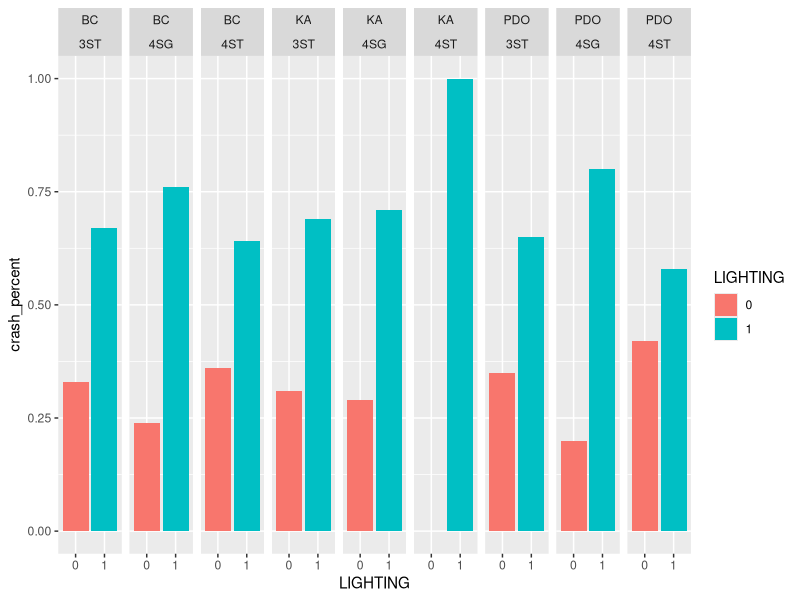
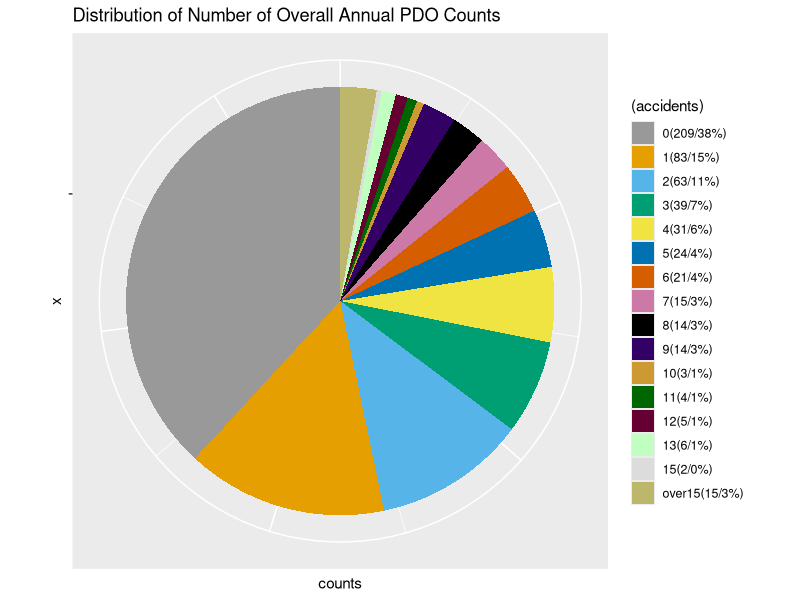
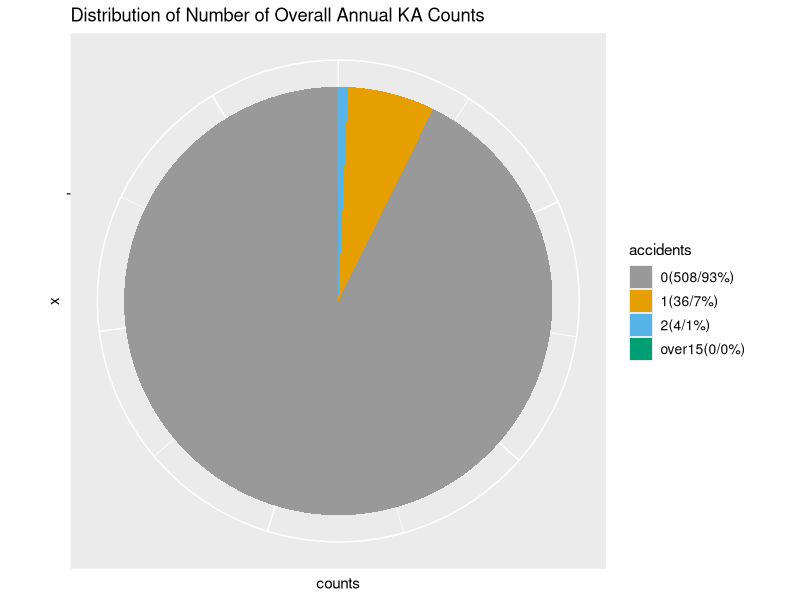
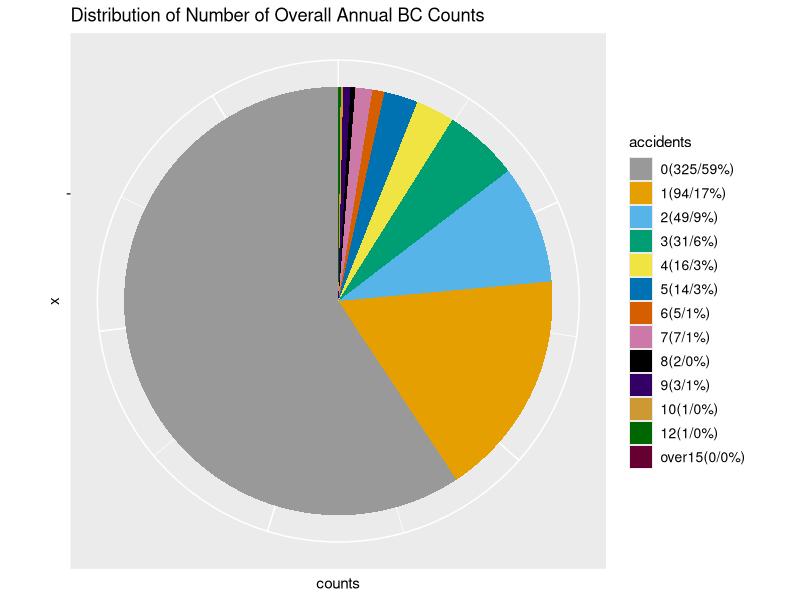
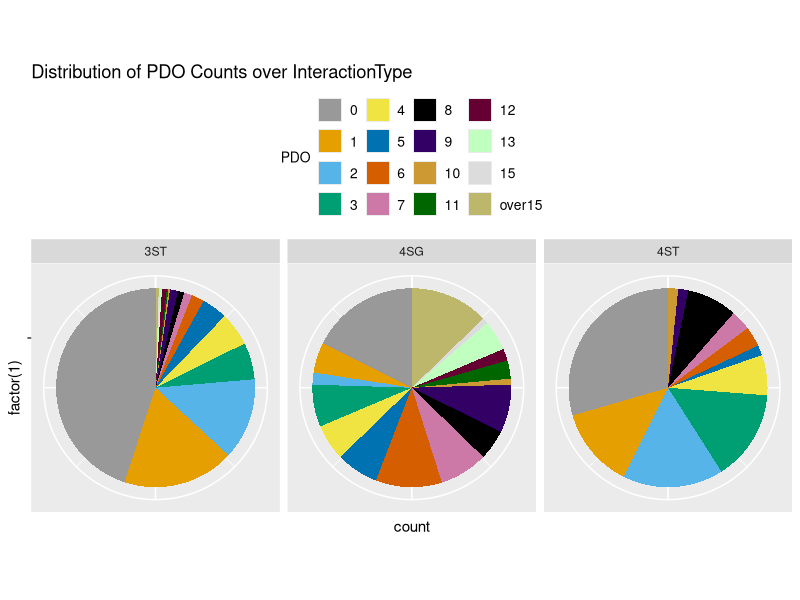
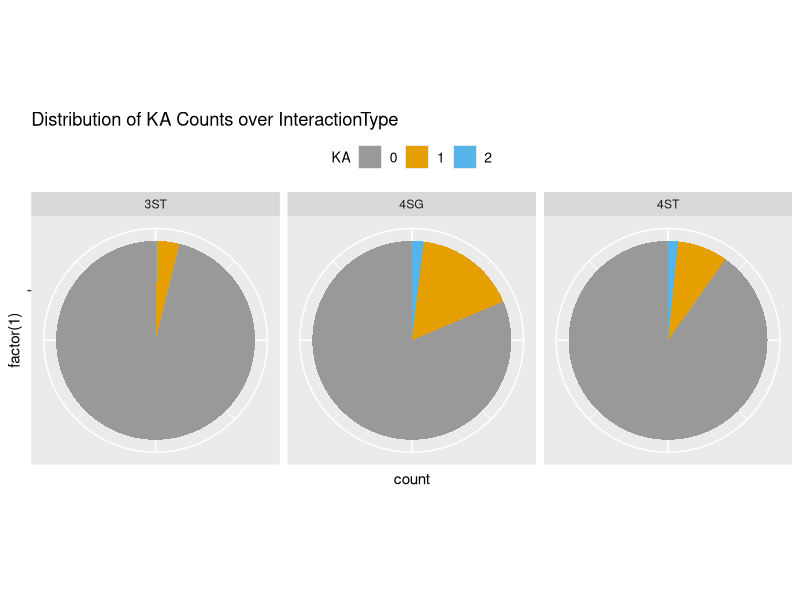
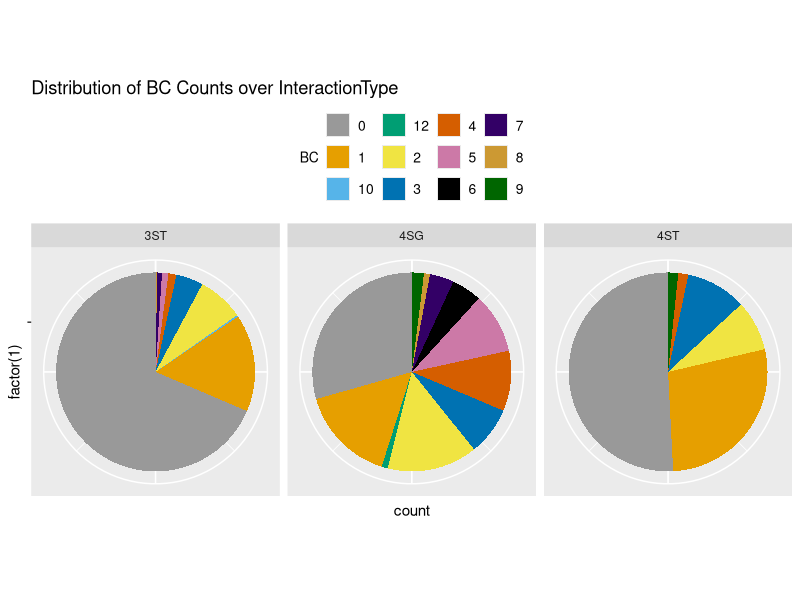
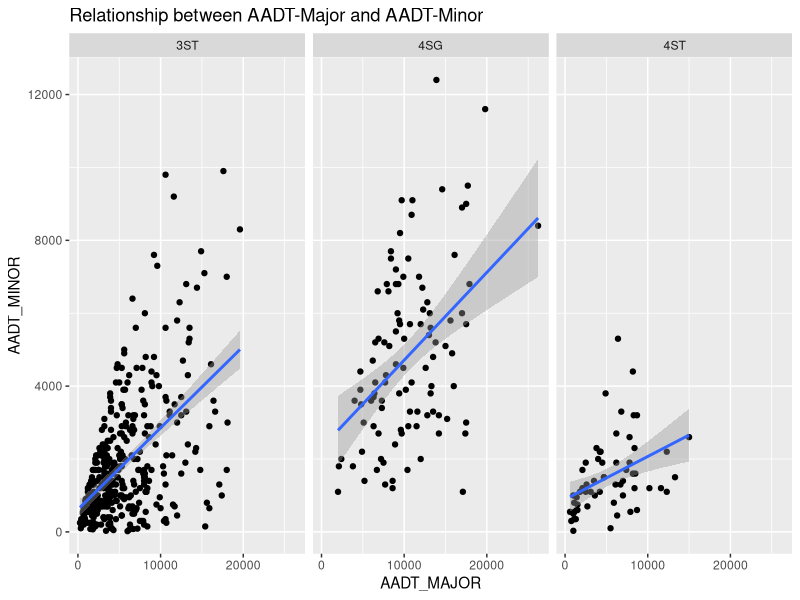

Here is the R script that generated these plots, in order: (Note: this script raises an error after producing the figures.)
## ---- chunk 1
library(tidyverse)
library(gridExtra)
dat_1 = read.csv('./../data/3ST.csv')
dat_2 = read.csv('./../data/4ST.csv')
dat_3 = read.csv('./../data/4SG.csv')
dat_all = rbind(dat_1,dat_2,dat_3)
dat_all$INTERTYPE = c(rep('3ST',nrow(dat_1)),rep('4ST',nrow(dat_2)),rep('4SG',nrow(dat_3)))
## ---- chunk 2
cbPalette <- c("#999999", "#E69F00", "#56B4E9", "#009E73",
               "#F0E442","#0072B2","#D55E00","#CC79A7",
               "#000000","#330066","#CC9933","#006600",
               "#660033","#C1FFC1","#DCDCDC","#BDB76B","#FFD39B"
               )

tab1 = table(dat_all$PDO)
over15 = sum(tab1[which(as.numeric(names(tab1))>15)])
tab1 = tab1[which(as.numeric(names(tab1))<=15)]
accidents = c(names(tab1),'over15')
accidents=factor(accidents,levels=c("0" ,"1", "2", "3", "4", "5", "6" ,"7" ,"8" ,"9", "10", "11", "12", "13", "15","over15"))
tab1 = data.frame(counts=c(as.vector(tab1),over15),accidents=accidents)
tab1 = tab1 %>% mutate(labels=
           paste(accidents,"(",counts,"/",round(counts/sum(counts),2)*100,"%",")",sep=""))
p111 = ggplot(tab1,aes(x="",y=counts,fill=(accidents)))+
  geom_bar(stat='identity')+coord_polar("y")+
  scale_fill_manual(values =cbPalette,labels=tab1$labels)+
  theme(legend.text = element_text(size = 9),axis.text = element_blank())+
  ggtitle("Distribution of Number of Overall Annual PDO Counts")
png(file="./../../report/image/p1.png")
p111
dev.off()
## ---- chunk 3
tab1 = table(dat_all$KA)
over15 = sum(tab1[which(as.numeric(names(tab1))>15)])
tab1 = tab1[which(as.numeric(names(tab1))<=15)]
accidents = c(names(tab1),'over15')
accidents=factor(accidents,levels=c(names(tab1),'over15'))
tab1 = data.frame(counts=c(as.vector(tab1),over15),accidents)
tab1 = tab1 %>% mutate(labels=
           paste(accidents,"(",counts,"/",round(counts/sum(counts),2)*100,"%",")",sep=""))
p112 = ggplot(tab1,aes(x="factor(1)",y=counts,fill=accidents))+
  geom_bar(stat='identity')+coord_polar("y")+
  scale_fill_manual(values =cbPalette,labels=tab1$labels)+
  theme(legend.text = element_text(size = 10),axis.text = element_blank())+
  ggtitle("Distribution of Number of Overall Annual KA Counts")
png(file="./../../report/image/p112.png")
p112
dev.off()
## ---- chunk 4
tab1 = table(dat_all$BC)
over15 = sum(tab1[which(as.numeric(names(tab1))>15)])
tab1 = tab1[which(as.numeric(names(tab1))<=15)]
accidents = c(names(tab1),'over15')
accidents=factor(accidents,levels=c(names(tab1),'over15'))
tab1 = data.frame(counts=c(as.vector(tab1),over15),accidents)
tab1 = tab1 %>% mutate(labels=
           paste(accidents,"(",counts,"/",round(counts/sum(counts),2)*100,"%",")",sep=""))
p113 = ggplot(tab1,aes(x="factor(1)",y=counts,fill=accidents))+
  geom_bar(stat='identity')+coord_polar("y")+
  scale_fill_manual(values =cbPalette,labels=tab1$labels)+
  theme(legend.text = element_text(size = 10),axis.text = element_blank())+
  ggtitle("Distribution of Number of Overall Annual BC Counts")
png(file="./../../report/image/p113.png")
p113
dev.off()
## ---- chunk 5
library(data.table)
dat_1_trans = dat_1 %>% gather(PDO,KA,BC,key='crashtype',value='counts')%>%
  rowwise %>% mutate(counts = ifelse(counts==0,list(0),list(1:counts))) %>% unnest(counts) %>%
  mutate(counts = as.numeric(counts>0))
dat_2_trans = dat_2 %>% gather(PDO,KA,BC,key='crashtype',value='counts')%>%
  rowwise %>% mutate(counts = ifelse(counts==0,list(0),list(1:counts))) %>% unnest(counts) %>%
  mutate(counts = as.numeric(counts>0))
dat_3_trans = dat_3 %>% gather(PDO,KA,BC,key='crashtype',value='counts')%>%
  rowwise %>% mutate(counts = ifelse(counts==0,list(0),list(1:counts))) %>% unnest(counts) %>%
  mutate(counts = as.numeric(counts>0))
dat_all_trans = rbind(dat_1_trans,dat_2_trans,dat_3_trans)
dat_all_trans$intertype = c(rep('3ST',nrow(dat_1_trans)),rep('4ST',nrow(dat_2_trans)),rep('4SG',nrow(dat_3_trans)))
## ---- chunk 6
datplot = dat_all
datplot$PDO[which(datplot$PDO>15)] = 'over15'
datplot$PDO=factor(datplot$PDO,levels=c(as.character(0:15),'over15'))
p121_PDO = ggplot(datplot,aes(x=factor(1),fill=PDO))+
  geom_bar(position = 'fill')+
  coord_polar("y")+
  scale_fill_manual(values =cbPalette )+
  facet_wrap(~INTERTYPE)+
  theme(legend.text = element_text(size = 10),
        axis.text = element_blank(),
        legend.position = 'top',
        legend.title=element_text(size=10))+
  ggtitle("Distribution of PDO Counts over InteractionType")
png(file="./../../report/image/p121_PDO.png")
p121_PDO
dev.off()
## ---- chunk 7
datplot = dat_all
datplot$KA[which(datplot$KA>15)] = 'over15'
datplot$PDO=factor(datplot$PDO,levels=c(as.character(0:15),'over15'))
p121_KA = ggplot(datplot,aes(x=factor(1),fill=KA))+
  geom_bar(position = 'fill')+
  coord_polar("y")+
  scale_fill_manual(values =cbPalette )+
  facet_wrap(~INTERTYPE)+
  theme(legend.text = element_text(size = 10),
        axis.text = element_blank(),
        legend.position = 'top',
        legend.title=element_text(size=10))+
  ggtitle("Distribution of KA Counts over InteractionType")
png(file="./../../report/image/p121_KA.png")
p121_KA
dev.off()
## ---- chunk 8
datplot = dat_all
datplot$BC[which(datplot$BC>15)] = 'over15'
datplot$PDO=factor(datplot$PDO,levels=c(as.character(0:15),'over15'))
p121_BC = ggplot(datplot,aes(x=factor(1),fill=BC))+
  geom_bar(position = 'fill')+
  coord_polar("y")+
  scale_fill_manual(values =cbPalette )+
  facet_wrap(~INTERTYPE)+
  theme(legend.text = element_text(size = 10),
        axis.text = element_blank(),
        legend.position = 'top',
        legend.title=element_text(size=10))+
  ggtitle("Distribution of BC Counts over InteractionType")
png(file="./../../report/image/p121_BC.png")
p121_BC
dev.off()
## ---- chunk 9
g1 = dat_all %>% ggplot(aes(AADT_MAJOR,AADT_MINOR))+geom_point()+
  geom_smooth(method='lm')+ggtitle('Relationship between AADT-Major and AADT-Minor')+facet_grid(~INTERTYPE)
ggsave(file="./../../report/image/major_minor.png", g1)
cor(dat_all$AADT_MAJOR,dat_all$AADT_MINOR)
dat_all%>% group_by(INTERTYPE) %>% summarise(r=cor(AADT_MAJOR,AADT_MINOR))
## ---- chunk 10
p122_overall_pdo = dat_all %>% mutate(PDO_ACCIDENT=as.numeric(PDO>0)) %>% 
  ggplot(aes(y=AADT_MAJOR))+geom_boxplot(notch=TRUE)+facet_grid(.~PDO_ACCIDENT)+ggtitle("PDO vs AADT_MAJOR")
ggsave(file="./../../report/image/major_all_pdo.png", p122_overall_pdo)

p122_overall_ka = dat_all %>% mutate(PDO_ACCIDENT=as.numeric(KA>0)) %>% 
  ggplot(aes(y=AADT_MAJOR))+geom_boxplot(notch=TRUE)+facet_grid(.~PDO_ACCIDENT)+ggtitle("KA vs AADT_MAJOR")

p122_overall_bc = dat_all %>% mutate(PDO_ACCIDENT=as.numeric(BC>0)) %>% 
  ggplot(aes(y=AADT_MAJOR))+geom_boxplot(notch=TRUE)+facet_grid(.~PDO_ACCIDENT)+ggtitle("BC vs AADT_MAJOR")
## ---- chunk 11
p122_pdo = dat_all %>% mutate(PDO_ACCIDENT=as.numeric(PDO>0)) %>% 
  ggplot(aes(y=AADT_MAJOR))+geom_boxplot(notch=TRUE)+facet_grid(INTERTYPE~PDO_ACCIDENT)+ggtitle("PDO vs AADT_MAJOR across InteractionType")

p122_ka = dat_all %>% mutate(PDO_ACCIDENT=as.numeric(KA>0)) %>% 
  ggplot(aes(y=AADT_MAJOR))+geom_boxplot(notch=TRUE)+facet_grid(INTERTYPE~PDO_ACCIDENT)+ggtitle("KA vs AADT_MAJOR across InteractionType")
ggsave(file="./../../report/image/major_ka.png", p122_ka)

p122_bc = dat_all %>% mutate(PDO_ACCIDENT=as.numeric(BC>0)) %>% 
  ggplot(aes(y=AADT_MAJOR))+geom_boxplot(notch=TRUE)+facet_grid(INTERTYPE~PDO_ACCIDENT)+ggtitle("BC vs AADT_MAJOR across InteractionType")
ggsave(file="./../../report/image/major_bc.png", p122_bc)
## ---- chunk 12
p123_overall_pdo = dat_all %>% mutate(PDO_ACCIDENT=as.numeric(PDO>0)) %>% 
  ggplot(aes(y=AADT_MINOR))+geom_boxplot(notch=TRUE)+facet_grid(.~PDO_ACCIDENT)+ggtitle("PDO vs AADT_MINOR")
ggsave(file="./../../report/image/minor_all_pdo.png", p123_overall_pdo)

p123_overall_ka = dat_all %>% mutate(PDO_ACCIDENT=as.numeric(KA>0)) %>% 
  ggplot(aes(y=AADT_MINOR))+geom_boxplot(notch=TRUE)+facet_grid(.~PDO_ACCIDENT)+ggtitle("KA vs AADT_MINOR")

p123_overall_bc = dat_all %>% mutate(PDO_ACCIDENT=as.numeric(BC>0)) %>% 
  ggplot(aes(y=AADT_MINOR))+geom_boxplot(notch=TRUE)+facet_grid(.~PDO_ACCIDENT)+ggtitle("BC vs AADT_MINOR")
## ---- chunk 13
P123_pdo = dat_all %>% mutate(PDO_ACCIDENT=as.numeric(PDO>0)) %>% 
  ggplot(aes(y=AADT_MINOR))+geom_boxplot(notch=TRUE)+facet_grid(INTERTYPE~PDO_ACCIDENT)+ggtitle("PDO vs AADT_MINOR across InteractionType")
ggsave(file="./../../report/image/minor_pdo.png", P123_pdo)

P123_ka = dat_all %>% mutate(PDO_ACCIDENT=as.numeric(KA>0)) %>% 
  ggplot(aes(y=AADT_MINOR))+geom_boxplot(notch=TRUE)+facet_grid(INTERTYPE~PDO_ACCIDENT)+ggtitle("KA vs AADT_MINOR across InteractionType")

P123_bc = dat_all %>% mutate(PDO_ACCIDENT=as.numeric(BC>0)) %>% 
  ggplot(aes(y=AADT_MINOR))+geom_boxplot(notch=TRUE)+facet_grid(INTERTYPE~PDO_ACCIDENT)+ggtitle("BC vs AADT_MINOR across InteractionType")
## ---- chunk 14
p123_overall_pdo = dat_all %>% mutate(PDO_ACCIDENT=as.numeric(PDO>0)) %>% 
  ggplot(aes(y=SKEW_ANGLE))+geom_boxplot(notch=TRUE)+facet_grid(.~PDO_ACCIDENT)+ggtitle("PDO vs SKEW_ANGLE")
ggsave(file="./../../report/image/angle_all_pdo.png", p123_overall_pdo)

p123_overall_ka = dat_all %>% mutate(PDO_ACCIDENT=as.numeric(KA>0)) %>% 
  ggplot(aes(y=SKEW_ANGLE))+geom_boxplot(notch=TRUE)+facet_grid(.~PDO_ACCIDENT)+ggtitle("KA vs SKEW_ANGLE")

p123_overall_bc = dat_all %>% mutate(PDO_ACCIDENT=as.numeric(BC>0)) %>% 
  ggplot(aes(y=SKEW_ANGLE))+geom_boxplot(notch=TRUE)+facet_grid(.~PDO_ACCIDENT)+ggtitle("BC vs SKEW_ANGLE")
## ---- chunk 15
p123_pdo = dat_all %>% mutate(PDO_ACCIDENT=as.numeric(PDO>0)) %>% 
  ggplot(aes(y=SKEW_ANGLE))+geom_boxplot(notch=TRUE)+facet_grid(INTERTYPE~PDO_ACCIDENT)+ggtitle("PDO vs SKEW_ANGLE across InteractionType")
ggsave(file="./../../report/image/angle_pdo.png", p123_pdo)

p123_ka = dat_all %>% mutate(PDO_ACCIDENT=as.numeric(KA>0)) %>% 
  ggplot(aes(y=SKEW_ANGLE))+geom_boxplot(notch=TRUE)+facet_grid(INTERTYPE~PDO_ACCIDENT)+ggtitle("KA vs SKEW_ANGLE across InteractionType")

p123_bc = dat_all %>% mutate(PDO_ACCIDENT=as.numeric(BC>0)) %>% 
  ggplot(aes(y=SKEW_ANGLE))+geom_boxplot(notch=TRUE)+facet_grid(INTERTYPE~PDO_ACCIDENT)+ggtitle("BC vs SKEW_ANGLE across InteractionType")
## ---- chunk 16
dat_all$crash = as.numeric((dat_all$PDO+dat_all$BC+dat_all$KA)>0)

getcatgraph <- function(v,crash){
  if(crash=='PDO'){a=25;b=0.5}
  if(crash=='KA'){a=3;b=1}
  if(crash=='BC'){a=20;b=1}
  if(crash=='crash'){a=2;b=1}
  g1 = dat_all %>% filter(!!sym(v)==0) %>% group_by(!!sym(crash)) %>% summarise(count=n()) %>% mutate(percent=round(count/sum(count),2)) %>% ggplot(aes(x=!!sym(crash),y=percent))+
    geom_bar(stat='identity')+coord_flip()+xlim(c(-1,a))+ylim(c(0,b))+
    ggtitle(c(paste("Distribution of overall",as.character(crash),"Counts without",as.character(v))))
  g2 = dat_all %>% filter(!!sym(v)==1) %>% group_by(!!sym(crash)) %>% summarise(count=n()) %>% mutate(percent=round(count/sum(count),2)) %>% ggplot(aes(x=!!sym(crash),y=percent))+
    geom_bar(stat='identity')+coord_flip()+xlim(c(-1,a))+ylim(c(0,b))+
    ggtitle(c(paste("Distribution of overall",as.character(crash),"Counts with",as.character(v))))
  
  g <- arrangeGrob(g1,g2,nrow=2) 
  ggsave(file=paste("./../../image/",as.character(v),"_all_",as.character(crash),".png",sep=""), g)
  
  
  g1 = dat_all %>% filter(!!sym(v)==0,INTERTYPE=='3ST') %>% group_by(!!sym(crash)) %>% summarise(count=n()) %>% mutate(percent=round(count/sum(count),2)) %>% ggplot(aes(x=!!sym(crash),y=percent))+
    geom_bar(stat='identity')+coord_flip()+xlim(c(-1,a))+ylim(c(0,b))+
    ggtitle(paste("Distribution of 3ST",as.character(crash),"Counts without",as.character(v)))
  g2 = dat_all %>% filter(!!sym(v)==1,INTERTYPE=='3ST') %>% group_by(!!sym(crash)) %>% summarise(count=n()) %>% mutate(percent=round(count/sum(count),2)) %>% ggplot(aes(x=!!sym(crash),y=percent))+
    geom_bar(stat='identity')+coord_flip()+xlim(c(-1,a))+ylim(c(0,b))+
    ggtitle(paste("Distribution of 3ST",as.character(crash),"Counts with",as.character(v)))
  
  g <- arrangeGrob(g1,g2,nrow=2)
  ggsave(file=paste("./../../image/",v,"_3ST_",crash,".png",sep=""), g)
  
  g1 = dat_all %>% filter(!!sym(v)==0,INTERTYPE=='4ST') %>% group_by(!!sym(crash)) %>% summarise(count=n()) %>% mutate(percent=round(count/sum(count),2)) %>% ggplot(aes(x=!!sym(crash),y=percent))+
    geom_bar(stat='identity')+coord_flip()+xlim(c(-1,a))+ylim(c(0,b))+
    ggtitle(paste("Distribution of 4ST",crash,"Counts without",v))
  g2 = dat_all %>% filter(!!sym(v)==1,INTERTYPE=='4ST') %>% group_by(!!sym(crash)) %>% summarise(count=n()) %>% mutate(percent=round(count/sum(count),2)) %>% ggplot(aes(x=!!sym(crash),y=percent))+
    geom_bar(stat='identity')+coord_flip()+xlim(c(-1,a))+ylim(c(0,b))+
    ggtitle(paste("Distribution of 4ST",crash,"Counts with",v))
  
  g <- arrangeGrob(g1,g2,nrow=2)
  ggsave(file=paste("./../../image/",v,"_4ST_",crash,".png",sep=""), g)
  
  g1 = dat_all %>% filter(!!sym(v)==0,INTERTYPE=='4SG') %>% group_by(!!sym(crash)) %>% summarise(count=n()) %>% mutate(percent=round(count/sum(count),2)) %>% ggplot(aes(x=!!sym(crash),y=percent))+
    geom_bar(stat='identity')+coord_flip()+xlim(c(-1,a))+ylim(c(0,b))+
    ggtitle(paste("Distribution of 4SG",crash,"Counts without",v))
  g2 = dat_all %>% filter(!!sym(v)==1,INTERTYPE=='4SG') %>% group_by(!!sym(crash)) %>% summarise(count=n()) %>% mutate(percent=round(count/sum(count),2)) %>% ggplot(aes(x=!!sym(crash),y=percent))+
    geom_bar(stat='identity')+coord_flip()+xlim(c(-1,a))+ylim(c(0,b))+
    ggtitle(paste("Distribution of 4SG",crash,"Counts with",v))
  
  g <- arrangeGrob(g1,g2,nrow=2)
  ggsave(file=paste("./../../image/",v,"_4SG_",crash,".png",sep=""), g)
  
}
## ---- chunk 17
getcatgraph("LIGHTING","PDO")
getcatgraph("LIGHTING","KA")
getcatgraph("LIGHTING","BC")
table(dat_all$LIGHTING)
## ---- chunk 18
dat_all_trans %>% group_by(crashtype,intertype,LIGHTING) %>% summarise(count=sum(counts)) %>% mutate(crash_percent=round(count/sum(count),2),LIGHTING=as.character(LIGHTING)) %>%
  ggplot(aes(x=LIGHTING,y=crash_percent,fill=LIGHTING))+geom_bar(stat='identity')+
  facet_grid(~crashtype+intertype)
## ---- chunk 19
table(dat_all$APPROACH_LEFTTURN,dat_all$INTERTYPE)
getcatgraph("APPROACH_LEFTTURN","PDO")
# too less obs in PDO 4ST
getcatgraph("APPROACH_LEFTTURN","KA")
getcatgraph("APPROACH_LEFTTURN","BC")

# not partitioned by crashtype
g1 = dat_all %>% mutate(APPROACH_LEFTTURN=as.character(APPROACH_LEFTTURN)) %>%
  group_by(APPROACH_LEFTTURN,INTERTYPE) %>% 
  summarise(crash_percent = mean(crash)) %>% 
  ggplot(aes(x=APPROACH_LEFTTURN,y=crash_percent,fill=APPROACH_LEFTTURN))+geom_bar(stat='identity')+
  facet_grid(~INTERTYPE)+ggtitle('Distribution of Crash-rate over Approach Left-Turn across Intersection Type')
ggsave(file="./../../report/image/approach-left-turn.png", g1)

g1 = dat_all %>% mutate(APPROACH_LEFTTURN=as.character(APPROACH_LEFTTURN)) %>%
  group_by(APPROACH_LEFTTURN) %>% 
  summarise(crash_percent = mean(crash)) %>% 
  ggplot(aes(x=APPROACH_LEFTTURN,y=crash_percent,fill=APPROACH_LEFTTURN))+geom_bar(stat='identity')+ggtitle('Overall Distribution of Crash-rate over Approach Left-Turn')
ggsave(file="./../../report/image/approach-left-turn-all.png", g1)

## ---- chunk 20
table(dat_all$APPROACH_RIGHTTURN,dat_all$INTERTYPE)
getcatgraph("APPROACH_RIGHTTURN","PDO")
# too less obs in PDO 4ST
getcatgraph("APPROACH_RIGHTTURN","KA")
getcatgraph("APPROACH_RIGHTTURN","BC")

# not partitioned by crashtype
g1 = dat_all %>% mutate(APPROACH_RIGHTTURN=as.character(APPROACH_RIGHTTURN)) %>%
  group_by(APPROACH_RIGHTTURN,INTERTYPE) %>% 
  summarise(crash_percent = mean(crash)) %>% 
  ggplot(aes(x=APPROACH_RIGHTTURN,y=crash_percent,fill=APPROACH_RIGHTTURN))+geom_bar(stat='identity')+
  facet_grid(~INTERTYPE)+ggtitle('Distribution of Crash-rate over Approach Right-Turn across Intersection Type')
ggsave(file="./../../report/image/approach-right-turn.png", g1)

g1 = dat_all %>% mutate(APPROACH_RIGHTTURN=as.character(APPROACH_RIGHTTURN)) %>%
  group_by(APPROACH_RIGHTTURN) %>% 
  summarise(crash_percent = mean(crash)) %>% 
  ggplot(aes(x=APPROACH_RIGHTTURN,y=crash_percent,fill=APPROACH_RIGHTTURN))+geom_bar(stat='identity')+ggtitle('Overall Distribution of Crash-rate over Approach Right-Turn')
ggsave(file="./../../report/image/approach-right-turn-all.png", g1)
## ---- chunk 21
dat_all$turn = as.numeric(dat_all$APPROACH_LEFTTURN+dat_all$APPROACH_RIGHTTURN>0)
table(dat_all$turn,dat_all$INTERTYPE)

# not partitioned by crashtype
g1 = dat_all %>% mutate(turn=as.character(turn)) %>%
  group_by(turn,INTERTYPE) %>% 
  summarise(crash_percent = mean(crash)) %>% 
  ggplot(aes(x=turn,y=crash_percent,fill=turn))+geom_bar(stat='identity')+
  facet_grid(~INTERTYPE)+ggtitle('Distribution of Crash-rate over Approach Turn across Intersection Type')
ggsave(file="./../../report/image/approach-turn.png", g1)

g1 = dat_all %>% mutate(turn=as.character(turn)) %>%
  group_by(turn) %>% 
  summarise(crash_percent = mean(crash)) %>% 
  ggplot(aes(x=turn,y=crash_percent,fill=turn))+geom_bar(stat='identity')+ggtitle('Overall Distribution of Crash-rate over Approach Turn')
ggsave(file="./../../report/image/approach-turn-all.png", g1)
